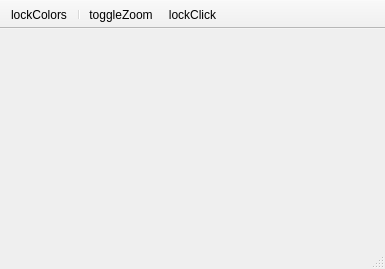
<?xml version="1.0" encoding="UTF-8"?>
<ui version="4.0">
 <class>nLineout</class>
 <widget class="QMainWindow" name="nLineout">
  <property name="geometry">
   <rect>
    <x>0</x>
    <y>0</y>
    <width>385</width>
    <height>269</height>
   </rect>
  </property>
  <property name="windowTitle">
   <string>MainWindow</string>
  </property>
  <property name="iconSize">
   <size>
    <width>20</width>
    <height>20</height>
   </size>
  </property>
  <property name="unifiedTitleAndToolBarOnMac">
   <bool>true</bool>
  </property>
  <widget class="QWidget" name="centralwidget">
   <layout class="QGridLayout" name="gridLayout">
    <property name="leftMargin">
     <number>4</number>
    </property>
    <property name="topMargin">
     <number>4</number>
    </property>
    <property name="rightMargin">
     <number>4</number>
    </property>
    <property name="bottomMargin">
     <number>4</number>
    </property>
    <item row="0" column="0" colspan="2">
     <widget class="nCustomPlotMouseX" name="plot" native="true"/>
    </item>
   </layout>
  </widget>
  <widget class="QToolBar" name="toolBar">
   <property name="enabled">
    <bool>true</bool>
   </property>
   <property name="windowTitle">
    <string>toolBar</string>
   </property>
   <property name="movable">
    <bool>false</bool>
   </property>
   <property name="floatable">
    <bool>false</bool>
   </property>
   <attribute name="toolBarArea">
    <enum>TopToolBarArea</enum>
   </attribute>
   <attribute name="toolBarBreak">
    <bool>false</bool>
   </attribute>
   <addaction name="actionLockColors"/>
   <addaction name="separator"/>
   <addaction name="actionToggleZoom"/>
   <addaction name="actionLockClick"/>
  </widget>
  <widget class="QStatusBar" name="statusBar">
   <property name="font">
    <font>
     <pointsize>10</pointsize>
    </font>
   </property>
  </widget>
  <action name="actionToggleZoom">
   <property name="checkable">
    <bool>true</bool>
   </property>
   <property name="icon">
    <iconset>
     <normaloff>:/icons/lockzoom.png</normaloff>
     <normalon>:/icons/lockzoom2.png</normalon>:/icons/lockzoom.png</iconset>
   </property>
   <property name="text">
    <string>toggleZoom</string>
   </property>
   <property name="toolTip">
    <string>Show visible part</string>
   </property>
  </action>
  <action name="actionLockClick">
   <property name="checkable">
    <bool>true</bool>
   </property>
   <property name="icon">
    <iconset>
     <normaloff>:/icons/autoRefresh.png</normaloff>
     <normalon>:/icons/center.png</normalon>:/icons/autoRefresh.png</iconset>
   </property>
   <property name="text">
    <string>lockClick</string>
   </property>
   <property name="toolTip">
    <string>update on click</string>
   </property>
   <property name="neutrinoSave" stdset="0">
    <bool>true</bool>
   </property>
  </action>
  <action name="actionLockColors">
   <property name="checkable">
    <bool>true</bool>
   </property>
   <property name="enabled">
    <bool>true</bool>
   </property>
   <property name="icon">
    <iconset>
     <normaloff>:/icons/lockColor.png</normaloff>
     <normalon>:/icons/lockColor.png</normalon>:/icons/lockColor.png</iconset>
   </property>
   <property name="text">
    <string>lockColors</string>
   </property>
   <property name="toolTip">
    <string>Lock on displayed colorbar</string>
   </property>
   <property name="neutrinoSave" stdset="0">
    <bool>true</bool>
   </property>
  </action>
 </widget>
 <customwidgets>
  <customwidget>
   <class>nCustomPlotMouseX</class>
   <extends>QWidget</extends>
   <header>nCustomPlots.h</header>
   <container>1</container>
  </customwidget>
 </customwidgets>
 <resources>
  <include location="../../resources/icons/icons.qrc"/>
 </resources>
 <connections/>
</ui>
